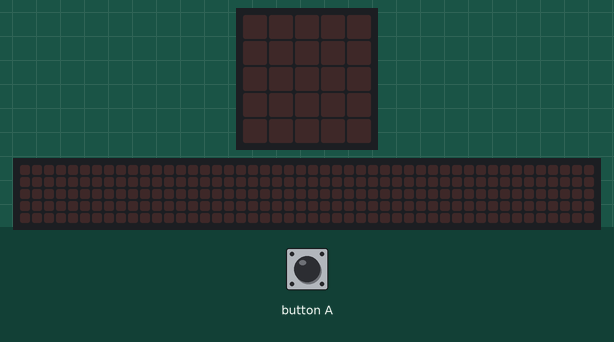
Bench run of a program on a simulated BBC micro:bit (MakeCode). Parts: the board's 5×5 LED display, a strip that is not on the board, showing the scrolling text unrolled. The inputs (shaded band) are chosen by the test bench. The 48×5 strip is a reading aid, not a part: it shows the text the display is scrolling, unrolled, one strip-width of it at a time.

Above: at 1.2 s.
1.3 s: button A pressed for 0.15 s
At 6.8 s:
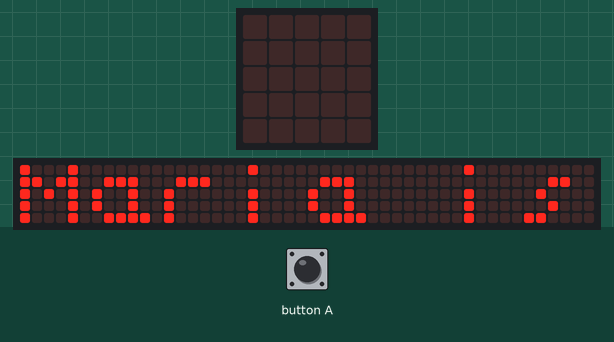
At 26.32 s:
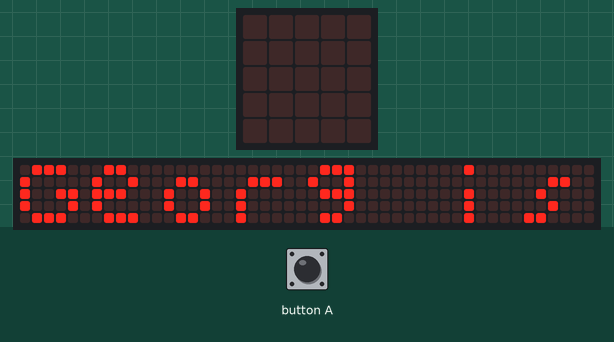

The program:

main.ts
```typescript
input.onButtonPressed(Button.A, function () {
    anzahl_elemente = namens_liste.length
    for (let index = 0; index <= anzahl_elemente - 1; index++) {
        name = namens_liste[index]
        alter = alters_liste[index]
        basic.showString("" + name + " ist " + alter + "Jahre alt")
        basic.pause(5000)
    }
})
let alter = ""
let name = ""
let anzahl_elemente = 0
let alters_liste: string[] = []
let namens_liste: string[] = []
namens_liste = ["Maria", "Georg", "Sophie"]
alters_liste = ["12", "11", "12"]
```

test.ts
```typescript
// Hier kann man Tests durchführen; diese Datei wird nicht kompiliert, wenn dieses Paket als Erweiterung verwendet wird.
```

Measured:
- after the input at 1.3 s, the display: changes after 0.15 s (image 1)
- what the display in image 1 shows lasts 0.6 s, from 6.6 s to 7.2 s
